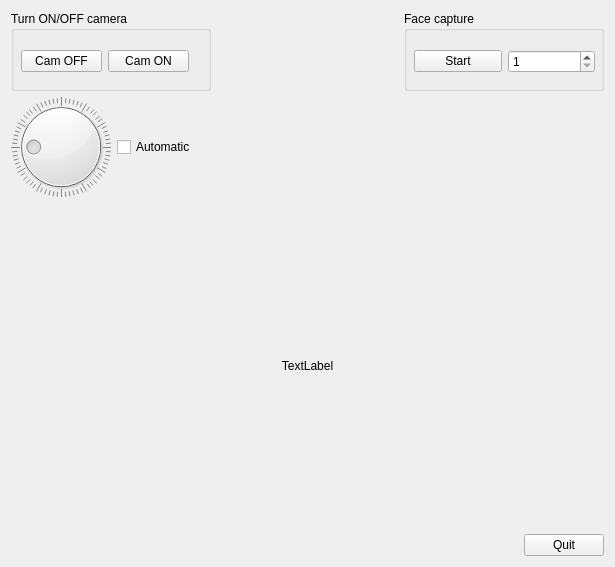
<?xml version="1.0" encoding="UTF-8"?>
<ui version="4.0">
 <class>MyWidget</class>
 <widget class="QWidget" name="MyWidget">
  <property name="geometry">
   <rect>
    <x>0</x>
    <y>0</y>
    <width>615</width>
    <height>567</height>
   </rect>
  </property>
  <property name="windowTitle">
   <string>Form</string>
  </property>
  <layout class="QHBoxLayout" name="horizontalLayout_2">
   <item>
    <layout class="QVBoxLayout" name="verticalLayout">
     <property name="sizeConstraint">
      <enum>QLayout::SizeConstraint::SetMaximumSize</enum>
     </property>
     <item>
      <layout class="QHBoxLayout" name="horizontalLayout">
       <item>
        <widget class="QGroupBox" name="groupBox">
         <property name="enabled">
          <bool>true</bool>
         </property>
         <property name="minimumSize">
          <size>
           <width>200</width>
           <height>0</height>
          </size>
         </property>
         <property name="maximumSize">
          <size>
           <width>16777215</width>
           <height>80</height>
          </size>
         </property>
         <property name="title">
          <string>Turn ON/OFF camera</string>
         </property>
         <widget class="QWidget" name="horizontalLayoutWidget_3">
          <property name="geometry">
           <rect>
            <x>10</x>
            <y>30</y>
            <width>168</width>
            <height>41</height>
           </rect>
          </property>
          <layout class="QHBoxLayout" name="horizontalLayout_6">
           <item>
            <widget class="QPushButton" name="pbCamOFF">
             <property name="text">
              <string>Cam OFF</string>
             </property>
            </widget>
           </item>
           <item>
            <widget class="QPushButton" name="pbCamON">
             <property name="text">
              <string>Cam ON</string>
             </property>
            </widget>
           </item>
          </layout>
         </widget>
        </widget>
       </item>
       <item>
        <spacer name="horizontalSpacer">
         <property name="orientation">
          <enum>Qt::Orientation::Horizontal</enum>
         </property>
         <property name="sizeHint" stdset="0">
          <size>
           <width>30</width>
           <height>20</height>
          </size>
         </property>
        </spacer>
       </item>
       <item>
        <widget class="QGroupBox" name="groupBox_2">
         <property name="minimumSize">
          <size>
           <width>200</width>
           <height>80</height>
          </size>
         </property>
         <property name="maximumSize">
          <size>
           <width>16777215</width>
           <height>80</height>
          </size>
         </property>
         <property name="title">
          <string>Face capture</string>
         </property>
         <widget class="QWidget" name="horizontalLayoutWidget">
          <property name="geometry">
           <rect>
            <x>10</x>
            <y>30</y>
            <width>181</width>
            <height>41</height>
           </rect>
          </property>
          <layout class="QHBoxLayout" name="horizontalLayout_7" stretch="0,0">
           <item>
            <widget class="QPushButton" name="pbStart">
             <property name="text">
              <string>Start</string>
             </property>
            </widget>
           </item>
           <item>
            <widget class="QSpinBox" name="spinNumber">
             <property name="minimum">
              <number>1</number>
             </property>
            </widget>
           </item>
          </layout>
         </widget>
        </widget>
       </item>
      </layout>
     </item>
     <item>
      <layout class="QHBoxLayout" name="horizontalLayout_3">
       <item>
        <widget class="QDial" name="mDial">
         <property name="minimumSize">
          <size>
           <width>100</width>
           <height>100</height>
          </size>
         </property>
         <property name="autoFillBackground">
          <bool>false</bool>
         </property>
         <property name="minimum">
          <number>0</number>
         </property>
         <property name="maximum">
          <number>360</number>
         </property>
         <property name="pageStep">
          <number>30</number>
         </property>
         <property name="value">
          <number>90</number>
         </property>
         <property name="sliderPosition">
          <number>90</number>
         </property>
         <property name="tracking">
          <bool>true</bool>
         </property>
         <property name="orientation">
          <enum>Qt::Orientation::Horizontal</enum>
         </property>
         <property name="invertedAppearance">
          <bool>false</bool>
         </property>
         <property name="invertedControls">
          <bool>false</bool>
         </property>
         <property name="wrapping">
          <bool>true</bool>
         </property>
         <property name="notchTarget">
          <double>5.000000000000000</double>
         </property>
         <property name="notchesVisible">
          <bool>true</bool>
         </property>
        </widget>
       </item>
       <item>
        <widget class="QCheckBox" name="mAutomatic">
         <property name="text">
          <string>Automatic</string>
         </property>
        </widget>
       </item>
       <item>
        <spacer name="horizontalSpacer_3">
         <property name="orientation">
          <enum>Qt::Orientation::Horizontal</enum>
         </property>
         <property name="sizeHint" stdset="0">
          <size>
           <width>40</width>
           <height>20</height>
          </size>
         </property>
        </spacer>
       </item>
      </layout>
     </item>
     <item>
      <widget class="QLabel" name="mImage">
       <property name="text">
        <string>TextLabel</string>
       </property>
       <property name="alignment">
        <set>Qt::AlignmentFlag::AlignCenter</set>
       </property>
      </widget>
     </item>
     <item>
      <layout class="QHBoxLayout" name="horizontalLayout_4">
       <item>
        <spacer name="horizontalSpacer_2">
         <property name="orientation">
          <enum>Qt::Orientation::Horizontal</enum>
         </property>
         <property name="sizeHint" stdset="0">
          <size>
           <width>40</width>
           <height>20</height>
          </size>
         </property>
        </spacer>
       </item>
       <item>
        <widget class="QPushButton" name="pbQuit">
         <property name="text">
          <string>Quit</string>
         </property>
        </widget>
       </item>
      </layout>
     </item>
    </layout>
   </item>
  </layout>
 </widget>
 <resources/>
 <connections/>
</ui>
